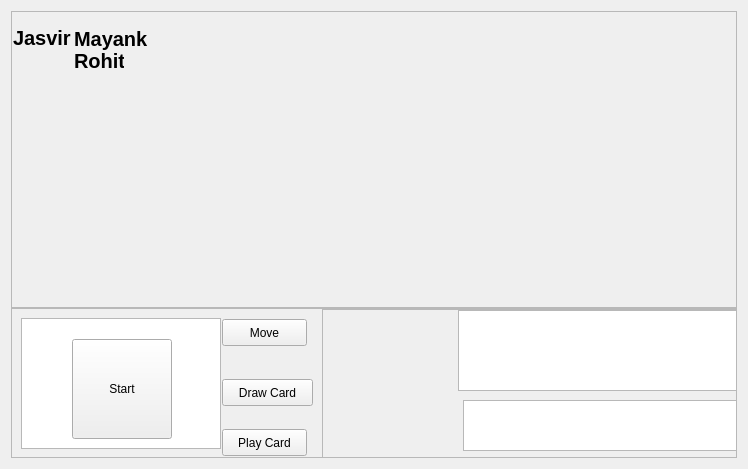
<?xml version="1.0" encoding="UTF-8"?>
<ui version="4.0">
 <class>MainWindow</class>
 <widget class="QMainWindow" name="MainWindow">
  <property name="geometry">
   <rect>
    <x>0</x>
    <y>0</y>
    <width>748</width>
    <height>469</height>
   </rect>
  </property>
  <property name="maximumSize">
   <size>
    <width>16777215</width>
    <height>16777215</height>
   </size>
  </property>
  <property name="windowTitle">
   <string>MainWindow</string>
  </property>
  <widget class="QWidget" name="centralWidget">
   <layout class="QVBoxLayout" name="verticalLayout_3">
    <property name="spacing">
     <number>0</number>
    </property>
    <item>
     <widget class="QScrollArea" name="scrollArea">
      <property name="minimumSize">
       <size>
        <width>0</width>
        <height>0</height>
       </size>
      </property>
      <property name="widgetResizable">
       <bool>true</bool>
      </property>
      <widget class="QWidget" name="scrollAreaWidgetContents">
       <property name="geometry">
        <rect>
         <x>0</x>
         <y>0</y>
         <width>728</width>
         <height>299</height>
        </rect>
       </property>
       <layout class="QFormLayout" name="formLayout">
        <property name="fieldGrowthPolicy">
         <enum>QFormLayout::AllNonFixedFieldsGrow</enum>
        </property>
        <property name="horizontalSpacing">
         <number>1</number>
        </property>
        <property name="verticalSpacing">
         <number>1</number>
        </property>
        <property name="leftMargin">
         <number>1</number>
        </property>
        <property name="topMargin">
         <number>1</number>
        </property>
        <property name="rightMargin">
         <number>1</number>
        </property>
        <property name="bottomMargin">
         <number>1</number>
        </property>
        <item row="0" column="0">
         <widget class="QLabel" name="mainImage">
          <property name="text">
           <string/>
          </property>
         </widget>
        </item>
        <item row="1" column="0">
         <widget class="QLabel" name="player1">
          <property name="enabled">
           <bool>true</bool>
          </property>
          <property name="minimumSize">
           <size>
            <width>60</width>
            <height>0</height>
           </size>
          </property>
          <property name="maximumSize">
           <size>
            <width>15</width>
            <height>20</height>
           </size>
          </property>
          <property name="font">
           <font>
            <pointsize>15</pointsize>
            <weight>75</weight>
            <bold>true</bold>
           </font>
          </property>
          <property name="text">
           <string>Jasvir</string>
          </property>
         </widget>
        </item>
        <item row="1" column="1">
         <widget class="QLabel" name="player2">
          <property name="minimumSize">
           <size>
            <width>80</width>
            <height>22</height>
           </size>
          </property>
          <property name="maximumSize">
           <size>
            <width>10</width>
            <height>20</height>
           </size>
          </property>
          <property name="font">
           <font>
            <pointsize>15</pointsize>
            <weight>75</weight>
            <bold>true</bold>
           </font>
          </property>
          <property name="text">
           <string>Mayank</string>
          </property>
         </widget>
        </item>
        <item row="2" column="1">
         <widget class="QLabel" name="player3">
          <property name="minimumSize">
           <size>
            <width>50</width>
            <height>0</height>
           </size>
          </property>
          <property name="maximumSize">
           <size>
            <width>10</width>
            <height>20</height>
           </size>
          </property>
          <property name="font">
           <font>
            <pointsize>15</pointsize>
            <weight>75</weight>
            <bold>true</bold>
           </font>
          </property>
          <property name="text">
           <string>Rohit</string>
          </property>
         </widget>
        </item>
       </layout>
       <zorder>mainImage</zorder>
       <zorder>player3</zorder>
       <zorder>player2</zorder>
       <zorder>player1</zorder>
      </widget>
     </widget>
    </item>
    <item>
     <widget class="QScrollArea" name="scrollArea_2">
      <property name="maximumSize">
       <size>
        <width>16777215</width>
        <height>150</height>
       </size>
      </property>
      <property name="widgetResizable">
       <bool>true</bool>
      </property>
      <widget class="QWidget" name="scrollAreaWidgetContents_2">
       <property name="geometry">
        <rect>
         <x>0</x>
         <y>0</y>
         <width>728</width>
         <height>148</height>
        </rect>
       </property>
       <widget class="QListWidget" name="room_list">
        <property name="geometry">
         <rect>
          <x>9</x>
          <y>9</y>
          <width>200</width>
          <height>131</height>
         </rect>
        </property>
        <property name="minimumSize">
         <size>
          <width>200</width>
          <height>0</height>
         </size>
        </property>
        <property name="maximumSize">
         <size>
          <width>200</width>
          <height>16777215</height>
         </size>
        </property>
       </widget>
       <widget class="QPushButton" name="start">
        <property name="geometry">
         <rect>
          <x>60</x>
          <y>30</y>
          <width>100</width>
          <height>100</height>
         </rect>
        </property>
        <property name="maximumSize">
         <size>
          <width>100</width>
          <height>100</height>
         </size>
        </property>
        <property name="text">
         <string>Start</string>
        </property>
       </widget>
       <widget class="QPushButton" name="move">
        <property name="enabled">
         <bool>true</bool>
        </property>
        <property name="geometry">
         <rect>
          <x>210</x>
          <y>10</y>
          <width>85</width>
          <height>27</height>
         </rect>
        </property>
        <property name="text">
         <string>Move</string>
        </property>
       </widget>
       <widget class="QPushButton" name="draw_card">
        <property name="geometry">
         <rect>
          <x>210</x>
          <y>70</y>
          <width>91</width>
          <height>27</height>
         </rect>
        </property>
        <property name="text">
         <string>Draw Card</string>
        </property>
       </widget>
       <widget class="QPushButton" name="play_card">
        <property name="geometry">
         <rect>
          <x>210</x>
          <y>120</y>
          <width>85</width>
          <height>27</height>
         </rect>
        </property>
        <property name="text">
         <string>Play Card</string>
        </property>
       </widget>
       <widget class="QScrollArea" name="scrollArea_3">
        <property name="geometry">
         <rect>
          <x>310</x>
          <y>0</y>
          <width>1000</width>
          <height>408</height>
         </rect>
        </property>
        <property name="minimumSize">
         <size>
          <width>1000</width>
          <height>0</height>
         </size>
        </property>
        <property name="widgetResizable">
         <bool>true</bool>
        </property>
        <widget class="QWidget" name="scrollAreaWidgetContents_3">
         <property name="geometry">
          <rect>
           <x>0</x>
           <y>0</y>
           <width>998</width>
           <height>406</height>
          </rect>
         </property>
         <property name="maximumSize">
          <size>
           <width>16777215</width>
           <height>16777215</height>
          </size>
         </property>
         <widget class="QTableWidget" name="add_info">
          <property name="geometry">
           <rect>
            <x>777</x>
            <y>0</y>
            <width>220</width>
            <height>139</height>
           </rect>
          </property>
          <property name="maximumSize">
           <size>
            <width>220</width>
            <height>16777215</height>
           </size>
          </property>
         </widget>
         <widget class="QPushButton" name="card_holder">
          <property name="geometry">
           <rect>
            <x>0</x>
            <y>-10</y>
            <width>141</width>
            <height>171</height>
           </rect>
          </property>
          <property name="maximumSize">
           <size>
            <width>16777215</width>
            <height>16777215</height>
           </size>
          </property>
          <property name="text">
           <string/>
          </property>
          <property name="flat">
           <bool>true</bool>
          </property>
         </widget>
         <widget class="QTableWidget" name="ip">
          <property name="geometry">
           <rect>
            <x>135</x>
            <y>0</y>
            <width>641</width>
            <height>81</height>
           </rect>
          </property>
         </widget>
         <widget class="QListWidget" name="moves">
          <property name="geometry">
           <rect>
            <x>140</x>
            <y>90</y>
            <width>631</width>
            <height>51</height>
           </rect>
          </property>
         </widget>
        </widget>
       </widget>
      </widget>
     </widget>
    </item>
   </layout>
  </widget>
 </widget>
 <layoutdefault spacing="6" margin="11"/>
 <resources/>
 <connections/>
</ui>
